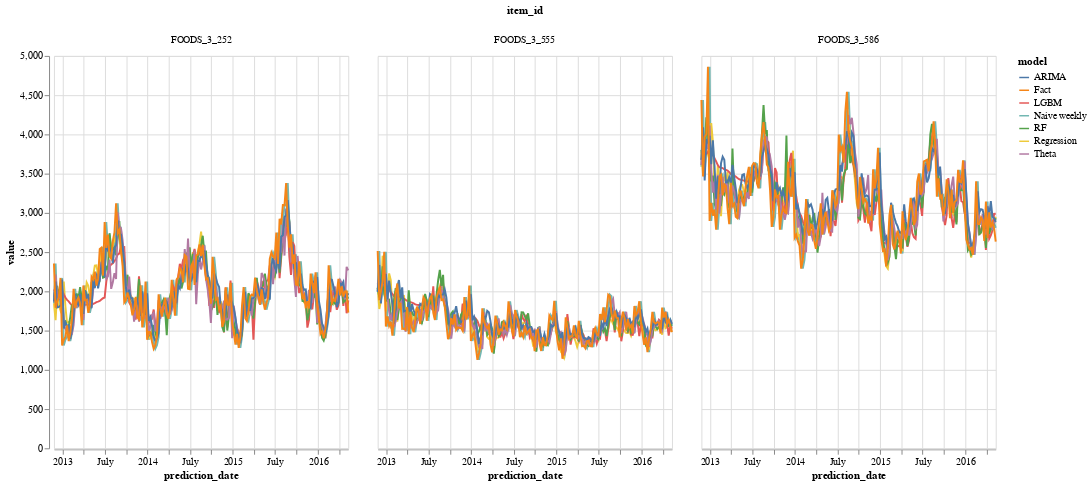

The notebook cell this image was saved under:
### Code cell
alt.Chart(optimization_df).mark_line().encode(
    x='prediction_date:T',
    y=alt.Y('value:Q',scale=alt.Scale(zero=True)),
    color=alt.Color('model:N'),
    tooltip=['model:N','prediction_date:T','value:Q'],
    column='item_id:N'
).properties(width=300, height=400)#.interactive()

### Figure 1 — Vega-Lite specification as saved in the notebook (floating-point values rounded to 4 significant figures; data arrays with more than 128 entries replaced by an {"elided": "..."} marker saying what was removed)
{"config": {"view": {"continuousWidth": 400, "continuousHeight": 300}}, "data": {"name": "data-8259464d8b2488b5c63c3f00da8fbaed"}, "mark": "line", "encoding": {"color": {"type": "nominal", "field": "model"}, "column": {"type": "nominal", "field": "item_id"}, "tooltip": [{"type": "nominal", "field": "model"}, {"type": "temporal", "field": "prediction_date"}, {"type": "quantitative", "field": "value"}], "x": {"type": "temporal", "field": "prediction_date"}, "y": {"type": "quantitative", "field": "value", "scale": {"zero": true}}}, "height": 400, "width": 300, "$schema": "https://vega.github.io/schema/vega-lite/v4.8.1.json", "datasets": {"data-8259464d8b2488b5c63c3f00da8fbaed": {"elided": "3801 records"}}}
